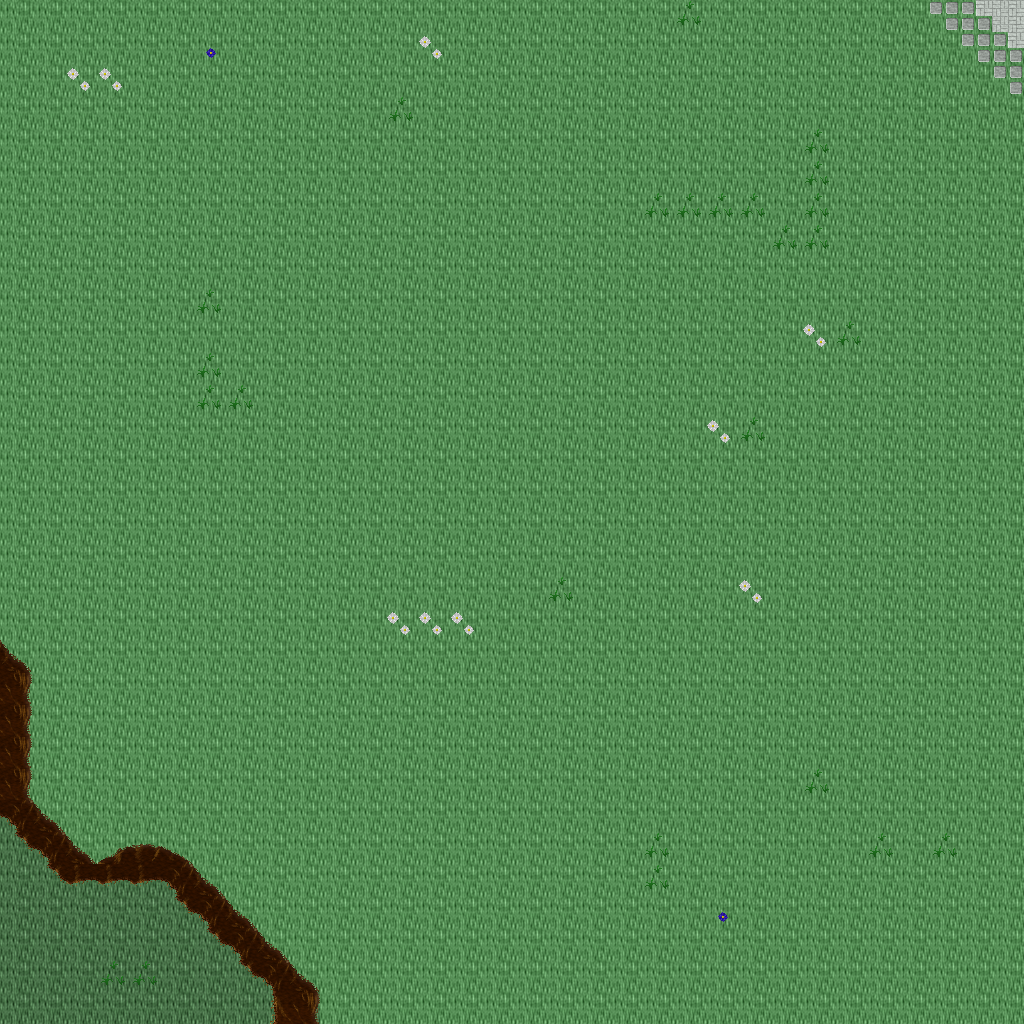

This is a level from a 2D game, rendered from its Tiled map with the project's own tilesets. A one-line summary and the map file follow, with tile-layer data summarised:
An orthogonal 32x32 tile map with 32x32 px tiles, 5 tile layers (Ground, Objects, Objects2, Above, ...), 1 hidden layer not drawn, 24 tilesets.

<map version="1.10" tiledversion="1.11.0" orientation="orthogonal" renderorder="right-down" width="32" height="32" tilewidth="32" tileheight="32" infinite="0" nextlayerid="11" nextobjectid="1">
 <tileset firstgid="1" name="ground_ground" tilewidth="32" tileheight="32" tilecount="33" columns="3">
  <image source="../drawable/ground_ground.png" width="96" height="352" />
 </tileset>
 <tileset firstgid="34" name="ground_ridge_earth_dark" tilewidth="32" tileheight="32" tilecount="96" columns="12">
  <image source="../drawable/ground_ridge_earth_dark.png" width="384" height="256" />
 </tileset>
 <tileset firstgid="130" name="plant_grasses" tilewidth="32" tileheight="32" tilecount="6" columns="3">
  <image source="../drawable/plant_grasses.png" width="96" height="64" />
 </tileset>
 <tileset firstgid="136" name="ground_grass_edges" tilewidth="32" tileheight="32" tilecount="36" columns="12">
  <image source="../drawable/ground_grass_edges.png" width="384" height="96" />
 </tileset>
 <tileset firstgid="172" name="ground_rock_pebbles" tilewidth="32" tileheight="32" tilecount="3" columns="1">
  <image source="../drawable/ground_rock_pebbles.png" width="32" height="96" />
 </tileset>
 <tileset firstgid="175" name="plant_flower_daisy_blue" tilewidth="32" tileheight="32" tilecount="8" columns="2">
  <image source="../drawable/plant_flower_daisy_blue.png" width="64" height="128" />
 </tileset>
 <tileset firstgid="183" name="plant_flower_daisy_white" tilewidth="32" tileheight="32" tilecount="8" columns="2">
  <image source="../drawable/plant_flower_daisy_white.png" width="64" height="128" />
 </tileset>
 <tileset firstgid="191" name="ground_cobbled_paving" tilewidth="32" tileheight="32" tilecount="1" columns="1">
  <image source="../drawable/ground_cobbled_paving.png" width="32" height="32" />
 </tileset>
 <tileset firstgid="192" name="item_pot_dark_barrel" tilewidth="32" tileheight="32" tilecount="2" columns="1">
  <image source="../drawable/item_pot_dark_barrel.png" width="32" height="64" />
 </tileset>
 <tileset firstgid="194" name="item_statue_green_stone" tilewidth="32" tileheight="32" tilecount="12" columns="4">
  <image source="../drawable/item_statue_green_stone.png" width="128" height="96" />
 </tileset>
 <tileset firstgid="206" name="logic_creature_orc" tilewidth="32" tileheight="32" tilecount="6" columns="6">
  <image source="../drawable/logic_creature_orc.png" width="192" height="32" />
 </tileset>
 <tileset firstgid="212" name="logic_creature_gnome" tilewidth="32" tileheight="32" tilecount="6" columns="6">
  <image source="../drawable/logic_creature_gnome.png" width="192" height="32" />
 </tileset>
 <tileset firstgid="218" name="logic_creature_animal" tilewidth="32" tileheight="32" tilecount="32" columns="8">
  <image source="../drawable/logic_creature_animal.png" width="256" height="128" />
 </tileset>
 <tileset firstgid="250" name="logic_item_sign" tilewidth="32" tileheight="32" tilecount="1" columns="1">
  <image source="../drawable/logic_item_sign.png" width="32" height="32" />
 </tileset>
 <tileset firstgid="251" name="logic_collision" tilewidth="32" tileheight="32" tilecount="1" columns="1">
  <image source="../drawable/logic_collision.png" width="32" height="32" />
 </tileset>
 <tileset firstgid="252" name="logic_portal" tilewidth="32" tileheight="32" tilecount="24" columns="8">
  <image source="../drawable/logic_portal.png" width="256" height="96" />
 </tileset>
 <tileset firstgid="276" name="ground_pothole" tilewidth="32" tileheight="32" tilecount="4" columns="4">
  <image source="../drawable/ground_pothole.png" width="128" height="32" />
 </tileset>
 <tileset firstgid="280" name="object_suspension_bridge" tilewidth="32" tileheight="32" tilecount="24" columns="3">
  <image source="../drawable/object_suspension_bridge.png" width="96" height="256" />
 </tileset>
 <tileset firstgid="304" name="item_corpse_huge_animal" tilewidth="32" tileheight="32" tilecount="16" columns="2">
  <image source="../drawable/item_corpse_huge_animal.png" width="64" height="256" />
 </tileset>
 <tileset firstgid="320" name="ground_green_paving" tilewidth="32" tileheight="32" tilecount="18" columns="3">
  <image source="../drawable/ground_green_paving.png" width="96" height="192" />
 </tileset>
 <tileset firstgid="338" name="logic_protection" tilewidth="32" tileheight="32" tilecount="2" columns="2">
  <image source="../drawable/logic_protection.png" width="64" height="32" />
 </tileset>
 <tileset firstgid="340" name="building_chimney_smoke" tilewidth="32" tileheight="32" tilecount="40" columns="4">
  <image source="../drawable/building_chimney_smoke.png" width="128" height="320" />
 </tileset>
 <tileset firstgid="380" name="building_huts" tilewidth="32" tileheight="32" tilecount="338" columns="26">
  <image source="../drawable/building_huts.png" width="832" height="416" />
 </tileset>
 <tileset firstgid="718" name="light_door_light" tilewidth="32" tileheight="32" tilecount="12" columns="3">
  <image source="../drawable/light_door_light.png" width="96" height="128" />
 </tileset>
 <layer id="1" name="Ground" width="32" height="32">
  <data>[1024 cells, 1024 non-empty, 3 distinct tile ids]</data>
 </layer>
 <layer id="2" name="Objects" width="32" height="32">
  <data>[1024 cells, 71 non-empty, 14 distinct tile ids]</data>
 </layer>
 <layer id="3" name="Objects2" width="32" height="32">
  <data>[1024 cells, 0 non-empty, 0 distinct tile ids]</data>
 </layer>
 <layer id="4" name="Above" width="32" height="32">
  <data>[1024 cells, 0 non-empty, 0 distinct tile ids]</data>
 </layer>
 <layer id="5" name="Above2" width="32" height="32">
  <data>[1024 cells, 0 non-empty, 0 distinct tile ids]</data>
 </layer>
 <layer id="6" name="Walkable" width="32" height="32" visible="0">
  <data>[1024 cells, 25 non-empty, 1 distinct tile ids]</data>
 </layer>
 <objectgroup id="7" name="Mapevents" />
 <objectgroup id="8" name="Spawn" />
 <objectgroup id="9" name="Keys" />
 <objectgroup id="10" name="Replace" />
</map>
